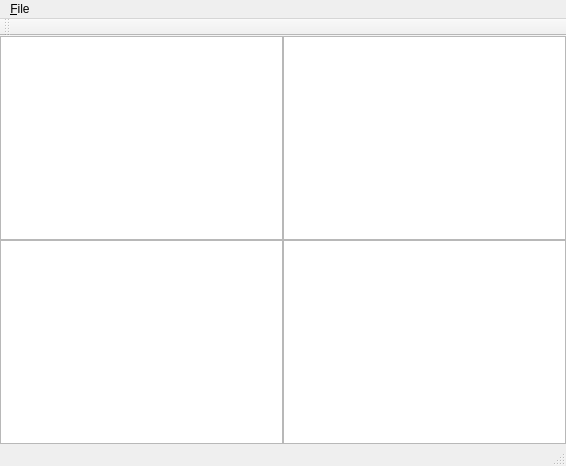
<?xml version="1.0" encoding="UTF-8"?>
<ui version="4.0">
 <class>MainWindow</class>
 <widget class="QMainWindow" name="MainWindow">
  <property name="geometry">
   <rect>
    <x>0</x>
    <y>0</y>
    <width>566</width>
    <height>466</height>
   </rect>
  </property>
  <property name="windowTitle">
   <string>MainWindow</string>
  </property>
  <widget class="QWidget" name="centralWidget">
   <layout class="QGridLayout" name="gridLayout">
    <property name="leftMargin">
     <number>0</number>
    </property>
    <property name="topMargin">
     <number>0</number>
    </property>
    <property name="rightMargin">
     <number>0</number>
    </property>
    <property name="bottomMargin">
     <number>0</number>
    </property>
    <property name="spacing">
     <number>0</number>
    </property>
    <item row="0" column="0">
     <widget class="QtOcv::ImageWidget" name="originImageWidget"/>
    </item>
    <item row="0" column="1">
     <widget class="QtOcv::ImageWidget" name="rImageWidget"/>
    </item>
    <item row="1" column="0">
     <widget class="QtOcv::ImageWidget" name="gImageWidget"/>
    </item>
    <item row="1" column="1">
     <widget class="QtOcv::ImageWidget" name="bImageWidget"/>
    </item>
   </layout>
  </widget>
  <widget class="QMenuBar" name="menuBar">
   <property name="geometry">
    <rect>
     <x>0</x>
     <y>0</y>
     <width>566</width>
     <height>23</height>
    </rect>
   </property>
   <widget class="QMenu" name="menu_File">
    <property name="title">
     <string>&amp;File</string>
    </property>
    <addaction name="action_Open"/>
   </widget>
   <addaction name="menu_File"/>
  </widget>
  <widget class="QToolBar" name="mainToolBar">
   <attribute name="toolBarArea">
    <enum>TopToolBarArea</enum>
   </attribute>
   <attribute name="toolBarBreak">
    <bool>false</bool>
   </attribute>
  </widget>
  <widget class="QStatusBar" name="statusBar"/>
  <action name="action_Open">
   <property name="text">
    <string>&amp;Open...</string>
   </property>
  </action>
 </widget>
 <layoutdefault spacing="6" margin="11"/>
 <customwidgets>
  <customwidget>
   <class>QtOcv::ImageWidget</class>
   <extends>QGraphicsView</extends>
   <header>cvimagewidget.h</header>
  </customwidget>
 </customwidgets>
 <resources/>
 <connections/>
</ui>
